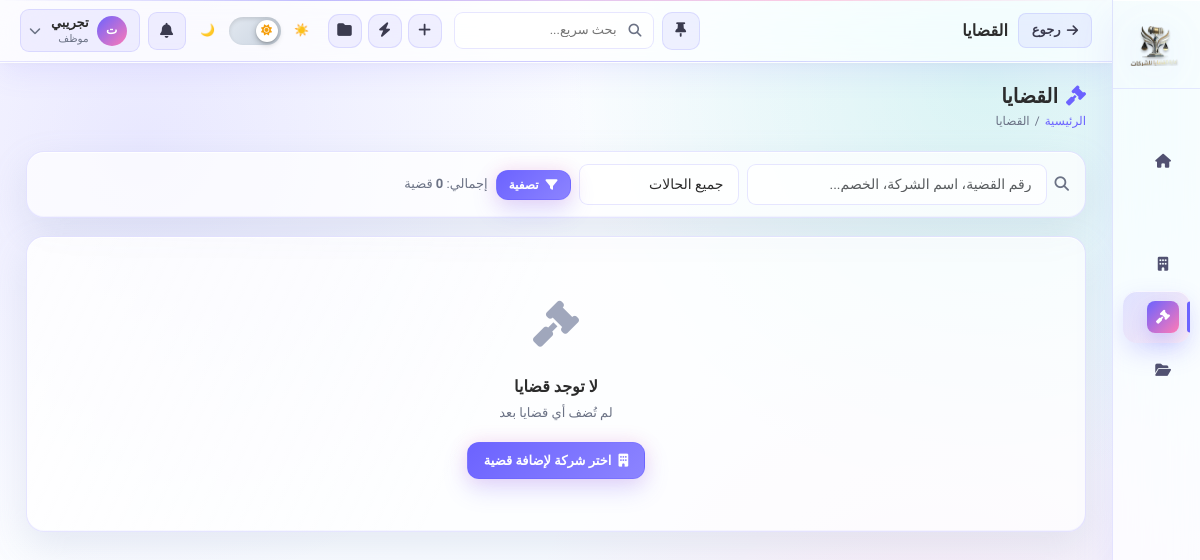
The page /cases/ (signed in) on the database its author committed.
### apps/users/models.py (models this page shows, shortened)
class CustomUser(AbstractUser):
    class Role(models.TextChoices):
        DEVELOPER = 'developer', 'مطور النظام'
        ADMIN = 'admin', 'مدير النظام'
        LAWYER = 'lawyer', 'محامي'
        EMPLOYEE = 'employee', 'موظف'
    role = models.CharField(max_length=20, choices=Role.choices, default=Role.EMPLOYEE, verbose_name='الدور الوظيفي')
    phone = models.CharField(max_length=20, blank=True, verbose_name='رقم الهاتف')
    profile_picture = models.ImageField(upload_to='profiles/', blank=True, null=True, verbose_name='صورة الملف الشخصي')
    is_active = models.BooleanField(default=True, verbose_name='نشط')
    created_at = models.DateTimeField(auto_now_add=True, verbose_name='تاريخ الإنشاء')
    last_seen = models.DateTimeField(null=True, blank=True, verbose_name='آخر ظهور')
    last_ip = models.GenericIPAddressField(null=True, blank=True, verbose_name='آخر IP')
    last_device = models.CharField(max_length=300, blank=True, verbose_name='آخر جهاز')
    is_online = models.BooleanField(default=False, verbose_name='متصل الآن')
    can_view_online = models.BooleanField(default=False, verbose_name='يمكنه مشاهدة المتصلين')
    can_edit_manual = models.BooleanField(default=False, verbose_name='صلاحية تعديل يدوية')
    can_delete_manual = models.BooleanField(default=False, verbose_name='صلاحية حذف يدوية')
    can_manage_users_manual = models.BooleanField(default=False, verbose_name='صلاحية إدارة المستخدمين يدويا')
    class Meta:
        verbose_name = 'مستخدم'
        verbose_name_plural = 'المستخدمون'
    @property
    def is_developer(self):
        return self.role == self.Role.DEVELOPER
    @property
    def is_admin(self):
        return self.role in [self.Role.ADMIN, self.Role.DEVELOPER]
    @property
    def is_real_admin(self):
        return self.role == self.Role.ADMIN

### apps/cases/views.py (the view, shortened to what this page needs)
# urls.py: path('', views.case_list, name='case_list'),
@login_required
def case_list(request):
    query = request.GET.get('q', '')
    status_filter = request.GET.get('status', '')
    cases = Case.objects.select_related('company', 'assigned_lawyer').all()
    if status_filter:
        cases = cases.filter(status=status_filter)
    cases = cases.order_by('-created_at')
    return render(request, 'cases/case_list.html', {
        'cases': cases,
        'query': query,
        'status_filter': status_filter,
        'status_choices': Case.Status.choices,
    })

### templates/cases/case_list.html (shortened to what this page needs)
{% extends 'base.html' %}
{% block page_title %}القضايا{% endblock %}
{% block content %}
<div class="page-header">
    <div>
        <h1><i class="fas fa-gavel text-primary me-2"></i>القضايا</h1>
        <div class="breadcrumb mt-1">
            <a href="{% url 'dashboard' %}">الرئيسية</a>
            <span>/</span><span>القضايا</span>
        </div>
    </div>
</div>
<div class="filter-bar">
    <form method="get" class="d-flex align-items-center gap-2 w-100 flex-wrap">
        <i class="fas fa-search text-muted"></i>
        <input type="text" name="q" class="form-control" style="max-width:300px;"
               placeholder="رقم القضية، اسم الشركة، الخصم..."
               value="{{ query }}">
        <select name="status" class="form-select" style="max-width:160px;">
            <option value="">جميع الحالات</option>
        </select>
        <button type="submit" class="btn btn-primary btn-sm">
            <i class="fas fa-filter"></i> تصفية
        </button>
        <span class="text-muted fs-13 me-auto">
            إجمالي: <strong>{{ cases.count }}</strong> قضية
        </span>
    </form>
</div>
{% if cases %}
<div class="control-grid">
    <div class="control-panel">
        <ul class="smart-list">
            {% for case in cases %}
            <li>
                <details class="smart-row js-detail-row" data-title="{{ case.case_number }}" data-extra="{{ case.company.name }} - {{ case.court_name }}">
                    <summary>
                        <span>
                            <strong class="text-primary">{{ case.case_number }}</strong>
                            <span class="text-muted"> — {{ case.company.name }}</span>
                        </span>
                        <span class="badge badge-{% if case.status == 'open' %}success{% elif case.status == 'closed' %}danger{% else %}warning{% endif %}">{{ case.get_status_display }}</span>
                    </summary>
                    <div class="expand-body">
                        المحكمة: {{ case.court_name }}<br>
                        النوع: {{ case.get_case_type_display }}<br>
                        الخصم: {{ case.opponent_name }}<br>
                        المحامي:
                        {% if case.assigned_lawyer %}
                            {{ case.assigned_lawyer.get_full_name|default:case.assigned_lawyer.username }}
                        {% else %}—{% endif %}<br>
                        الجلسة القادمة:
                        {% if case.next_session %}{{ case.next_session.session_date|date:"d/m/Y" }}{% else %}—{% endif %}
                        <div class="d-flex gap-2 mt-2">
                            <a href="{% url 'case_detail' case.pk %}" class="btn btn-sm btn-primary">عرض</a>
                            {% if user.can_edit %}<a href="{% url 'case_edit' case.pk %}" class="btn btn-sm btn-light">تعديل</a>{% endif %}
                        </div>
                    </div>
                </details>
            </li>
            {% endfor %}
        </ul>
    </div>
    <aside class="control-panel side-live-panel">
        <h6 class="mb-3"><i class="fas fa-satellite-dish text-info me-2"></i>مراقبة القضايا</h6>
        <div class="d-flex justify-content-between mb-2"><span class="text-muted">مفتوحة</span><strong class="text-success">{{ cases|length }}</strong></div>
        <p class="text-muted fs-13 mb-0">اضغط على أي عنصر لعرض التفاصيل التفصيلية داخل اللوحة الجانبية.</p>
    </aside>
</div>
<div class="detail-drawer" id="detailDrawer">
    <div class="d-flex justify-content-between align-items-center mb-2">
        <strong class="text-primary">تفاصيل سريعة</strong>
        <button class="btn btn-sm btn-light" onclick="closeDrawer()"><i class="fas fa-times"></i></button>
    </div>
    <h6 id="drawerTitle">—</h6>
    <p id="drawerExtra" class="text-muted fs-13 mb-0">اختر قضية من القائمة.</p>
</div>
{% else %}
<div class="card">
    <div class="empty-state">
        <div class="icon"><i class="fas fa-gavel"></i></div>
        <h5>لا توجد قضايا</h5>
        <p>{% if query or status_filter %}لم يتم العثور على قضايا تطابق معايير البحث{% else %}لم تُضف أي قضايا بعد{% endif %}</p>
        {% if not query and not status_filter %}
        <a href="{% url 'company_list' %}" class="btn btn-primary">
            <i class="fas fa-building"></i> اختر شركة لإضافة قضية
        </a>
        {% endif %}
    </div>
</div>
{% endif %}
{% endblock %}

### templates/base.html (shortened to what this page needs)
<!DOCTYPE html>
{% load static %}
<html lang="ar" dir="rtl" data-theme="light">
<head>
    <link rel="stylesheet" href="https://cdn.jsdelivr.net/npm/bootstrap@5.3.0/dist/css/bootstrap.rtl.min.css">
    <link rel="stylesheet" href="https://cdnjs.cloudflare.com/ajax/libs/font-awesome/6.4.0/css/all.min.css">
    <link rel="stylesheet" href="{% static 'dark-theme.css' %}">
</head>
<body>
<nav id="sidebar">
    <a href="{% url 'dashboard' %}" class="sidebar-brand">
        <img src="{% static 'logo.png' %}" alt="Logo" class="sidebar-logo-img">
    </a>
    <div class="sidebar-nav">
        <a href="{% url 'dashboard' %}" class="nav-link {% if request.resolver_match.url_name == 'dashboard' %}active{% endif %}">
            <span class="nav-icon"><i class="fas fa-home"></i></span>
        </a>
        <a href="{% url 'company_list' %}" class="nav-link {% if 'compan' in request.resolver_match.url_name %}active{% endif %}">
            <span class="nav-icon"><i class="fas fa-building"></i></span>
        </a>
        <a href="{% url 'case_list' %}" class="nav-link {% if 'case' in request.resolver_match.url_name and 'session' not in request.resolver_match.url_name %}active{% endif %}">
            <span class="nav-icon"><i class="fas fa-gavel"></i></span>
        </a>
        <a href="{% url 'document_list' %}" class="nav-link {% if 'document' in request.resolver_match.url_name %}active{% endif %}">
            <span class="nav-icon"><i class="fas fa-folder-open"></i></span>
        </a>
    </div>
</nav>
<div id="main-content">
    <header class="topbar">
        <div class="topbar-left">
            {% if request.resolver_match.url_name != 'dashboard' %}
            <button class="btn-back" onclick="goBack()">
                <i class="fas fa-arrow-right"></i> رجوع
            </button>
            {% endif %}
            <div class="topbar-title">{% block page_title %}{% endblock %}</div>
        </div>
        <div class="topbar-right">
            <button class="sidebar-mode-btn" id="sidebarModeBtn" type="button" title="وضع البار الجانبي" onclick="cycleSidebarMode()">
                <i class="fas fa-thumbtack" id="sidebarModeIcon"></i>
            </button>
            <form action="{% url 'dashboard' %}" method="get" class="search-bar">
                <i class="fas fa-search"></i>
                <input type="text" name="q" placeholder="بحث سريع..." value="{{ request.GET.q|default:'' }}">
            </form>
            <div class="quick-actions">
                <a href="{% url 'company_create' %}" class="quick-action-btn" title="إضافة شركة"><i class="fas fa-plus"></i></a>
                <a href="{% url 'case_list' %}" class="quick-action-btn" title="القضايا"><i class="fas fa-bolt"></i></a>
                <a href="{% url 'document_list' %}" class="quick-action-btn" title="المستندات"><i class="fas fa-folder"></i></a>
            </div>
            <div class="theme-switch" onclick="toggleTheme()" title="تبديل الوضع">
                <span class="theme-switch-label" id="lblLight">☀️</span>
                <div class="switch-track">
                    <div class="switch-track-inner track-light"></div>
                    <div class="switch-thumb">
                        <span class="thumb-icon thumb-sun"><i class="fas fa-sun"></i></span>
                    </div>
                </div>
                <span class="theme-switch-label" id="lblDark">🌙</span>
            </div>
            <div class="topbar-relative">
                <button class="notif-btn" onclick="toggleDropdown('notifPanel', event)">
                    <i class="fas fa-bell"></i>
                </button>
            </div>
            <div class="topbar-relative">
                <div class="user-menu-btn" onclick="toggleDropdown('userPanel', event)">
                    <div class="user-avatar">{{ user.get_full_name|first|default:user.username|first|upper }}</div>
                    <div style="line-height:1.3;">
                        <div class="user-name">{{ user.get_full_name|default:user.username }}</div>
                        <div class="user-role">{{ user.get_role_display }}</div>
                    </div>
                    <i class="fas fa-chevron-down fs-12 text-muted" style="margin-right:2px;"></i>
                </div>
            </div>
        </div>
    </header>
    <main class="page-content fade-in">
        {% block content %}{% endblock %}
    </main>
</div>
</body>
</html>

### static/dark-theme.css (style rules this page uses)
:root { --primary: #6366F1; --primary-dark: #4F46E5; --primary-light: rgba(99, 102, 241, 0.15); --primary-glow: rgba(99, 102, 241, 0.35); --accent: #8B5CF6; --accent-light: rgba(139, 92, 246, 0.15); --success: #10B981; --success-bg: rgba(16, 185, 129, 0.12); --success-text: #34D399; --warning: #F59E0B; --warning-bg: rgba(245, 158, 11, 0.12); --warning-text: #FCD34D; --danger: #EF4444; --danger-bg: rgba(239, 68, 68, 0.12); --danger-text: #FCA5A5; --info: #38BDF8; --info-bg: rgba(56, 189, 248, 0.12); --info-text: #7DD3FC; --bg-main: #0B0F19; --bg-card: #111827; --bg-elevated: #161D2E; --bg-input: #0F1623; --bg-sidebar: #0D1117; --bg-navbar: #111827; --bg-hover: rgba(99, 102, 241, 0.07); --bg-active: rgba(99, 102, 241, 0.15); --bg-overlay: rgba(0, 0, 0, 0.7); --border: #1F2937; --border-light: rgba(255, 255, 255, 0.05); --border-focus: #6366F1; --text-primary: #E5E7EB; --text-secondary: #9CA3AF; --text-muted: #6B7280; --text-faint: #374151; --text-inverse: #0B0F19; --shadow-sm: 0 1px 3px rgba(0,0,0,0.4), 0 1px 2px rgba(0,0,0,0.3); --shadow-md: 0 4px 16px rgba(0,0,0,0.35), 0 2px 6px rgba(0,0,0,0.25); --shadow-lg: 0 10px 40px rgba(0,0,0,0.5), 0 4px 12px rgba(0,0,0,0.3); --shadow-primary: 0 4px 20px rgba(99, 102, 241, 0.3); --scrollbar-track: #111827; --scrollbar-thumb: #1F2937; --transition: all 0.3s ease; --transition-fast: all 0.15s ease; --radius-sm: 6px; --radius-md: 10px; --radius-lg: 14px; --radius-xl: 18px; }
[data-theme="light"] { --primary: #4F46E5; --primary-dark: #3730A3; --primary-light: rgba(79, 70, 229, 0.1); --primary-glow: rgba(79, 70, 229, 0.25); --success-text: #059669; --warning-text: #D97706; --danger-text: #DC2626; --info-text: #0284C7; --bg-main: #F1F5F9; --bg-card: #FFFFFF; --bg-elevated: #F8FAFC; --bg-input: #F8FAFC; --bg-sidebar: #0D1117; --bg-navbar: #FFFFFF; --bg-hover: rgba(79, 70, 229, 0.06); --bg-active: rgba(79, 70, 229, 0.1); --bg-overlay: rgba(15, 23, 42, 0.5); --border: #E2E8F0; --border-light: rgba(0, 0, 0, 0.05); --text-primary: #0F172A; --text-secondary: #475569; --text-muted: #64748B; --text-faint: #94A3B8; --shadow-sm: 0 1px 3px rgba(0,0,0,0.06), 0 1px 2px rgba(0,0,0,0.04); --shadow-md: 0 4px 16px rgba(0,0,0,0.08), 0 2px 6px rgba(0,0,0,0.05); --shadow-lg: 0 10px 40px rgba(0,0,0,0.12), 0 4px 12px rgba(0,0,0,0.07); --scrollbar-track: #F1F5F9; --scrollbar-thumb: #CBD5E1; --success-bg: rgba(5, 150, 105, 0.1); --warning-bg: rgba(217, 119, 6, 0.1); --danger-bg: rgba(220, 38, 38, 0.1); --info-bg: rgba(2, 132, 199, 0.1); }
html { scroll-behavior: smooth; }
body, [data-theme="dark"] body { background-color: var(--bg-main) !important; color: var(--text-primary) !important; transition: var(--transition); font-size: 14.5px; line-height: 1.6; }
[data-theme="dark"] *, [data-theme="light"] * { transition: background-color 0.3s ease, border-color 0.3s ease, color 0.3s ease, box-shadow 0.3s ease; }

### rows shown on the page
CustomUser: get_full_name|first "ت", get_full_name "تجريبي", role "موظف"

### other values the page prints
{{ cases.count }} "0"
